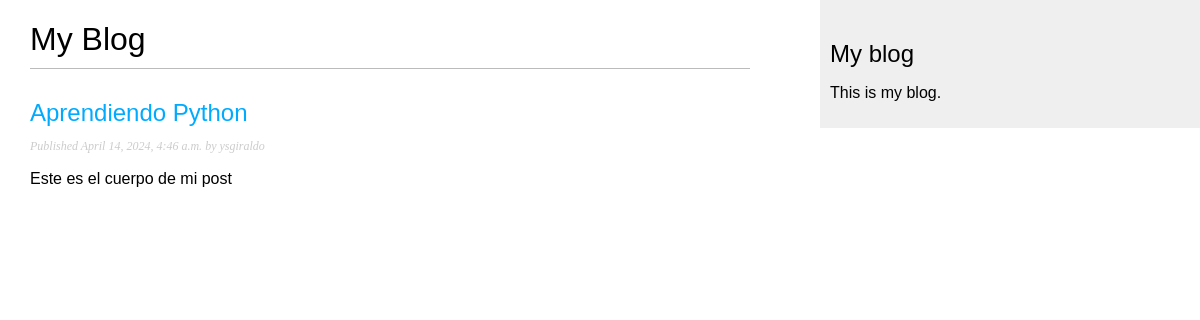
/blog/, run on an earlier commit of the app's database.
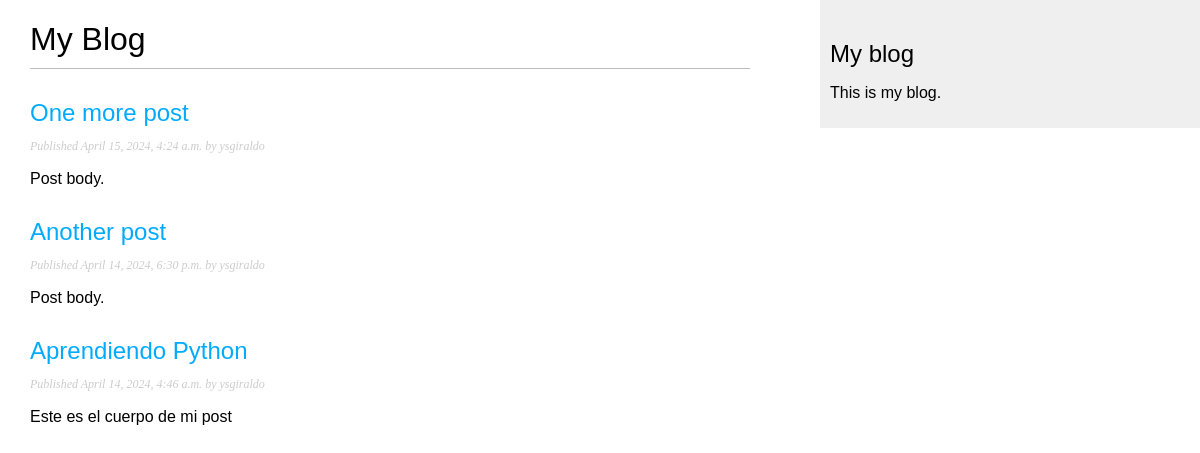
And on a later commit of the database.
### blog/models.py (models this page shows, shortened)
class Post(models.Model):
    class Status(models.TextChoices):
        DRAFT = 'DF', 'Draft'
        PUBLISHED = 'PB', 'Published'
    title = models.CharField(max_length = 250)
    slug = models.SlugField(max_length = 250)
    author = models.ForeignKey(User, on_delete = models.CASCADE, related_name = 'blog_posts')
    body = models.TextField()
    publish = models.DateTimeField(default = timezone.now)
    created = models.DateTimeField(auto_now_add = True)
    updated = models.DateTimeField(auto_now = True)
    status = models.CharField(max_length = 2,
                            choices = Status.choices,
                            default = Status.DRAFT)
    objects = models.Manager() # The default manager.
    published = PublishedManager() # Our custom manager.
    class Meta:
        ordering = ['-publish']
        indexes = [
            models.Index(fields=['-publish']),
        ]

### blog/views.py (the view)
# urls.py: path('', views.post_list, name='post_list'),
def post_list(request):
    posts = Post.published.all()
    return render(request,
                 'blog/post/list.html',
                 {'posts': posts})

### blog/models.py (called while the page is built)
    def get_queryset(self):
        return super().get_queryset()\
                     .filter(status=Post.Status.PUBLISHED)

### blog/templates/blog/post/list.html (shortened to what this page needs)
{% extends "blog/base.html" %}
{% block content %}
  <h1>My Blog</h1>
  {% for post in posts %}
    <h2>
      <a href="{% url 'blog:post_detail' post.id %}">
        {{ post.title }}
      </a>
    </h2>
    <p class="date">
      Published {{ post.publish }} by {{ post.author }}
    </p>
    {{ post.body|truncatewords:30|linebreaks }}
  {% endfor %}
{% endblock %}

What changed in the data, as far as the page shows it:
now on this page (row edited): Post: title "One more post", publish "April 15, 2024, 4:24 a.m.", author "ysgiraldo", body "Post body."
now on this page (row edited): Post: title "Another post", publish "April 14, 2024, 6:30 p.m.", author "ysgiraldo", body "Post body."
